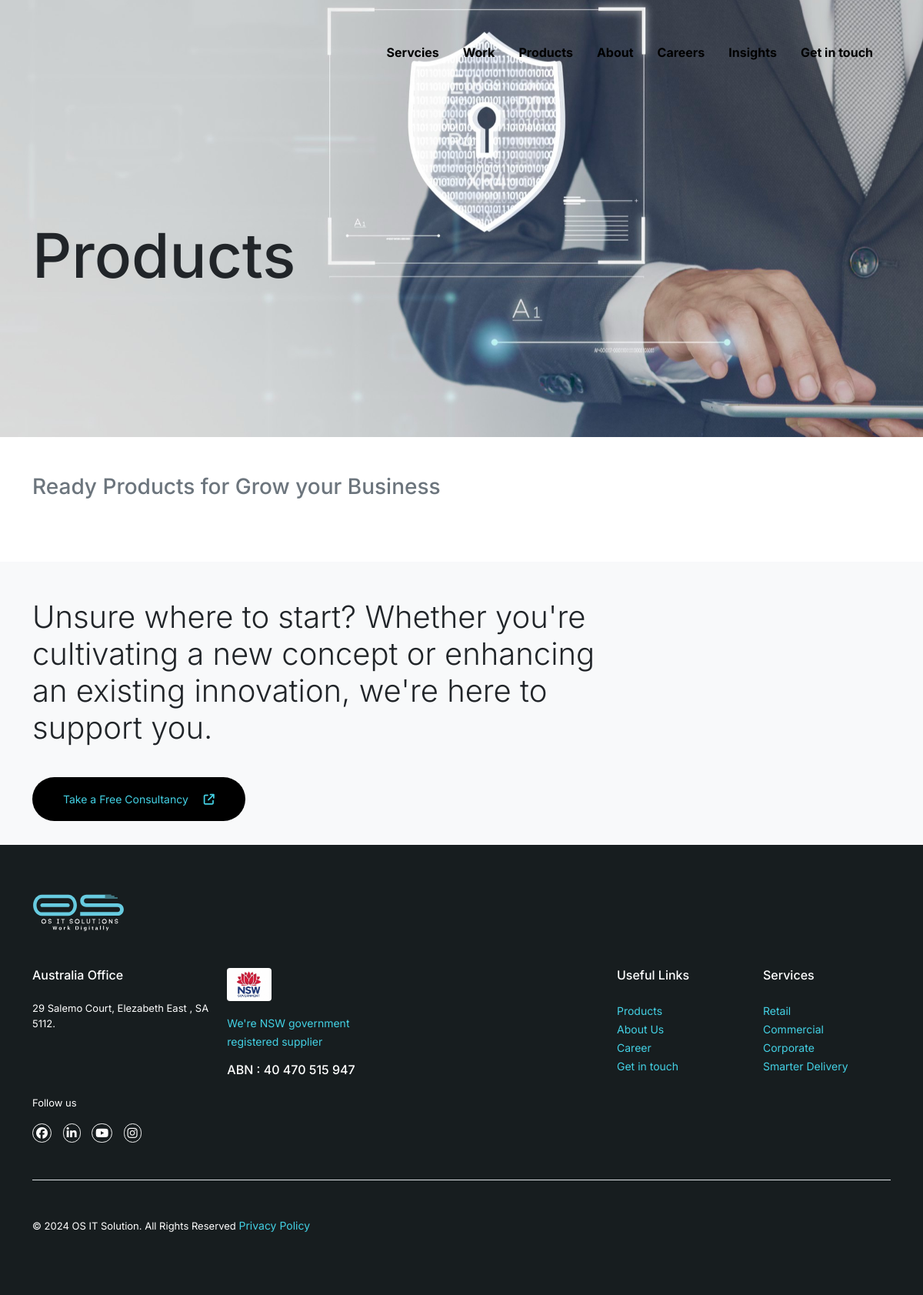
The page /product/ on the database as committed earlier.
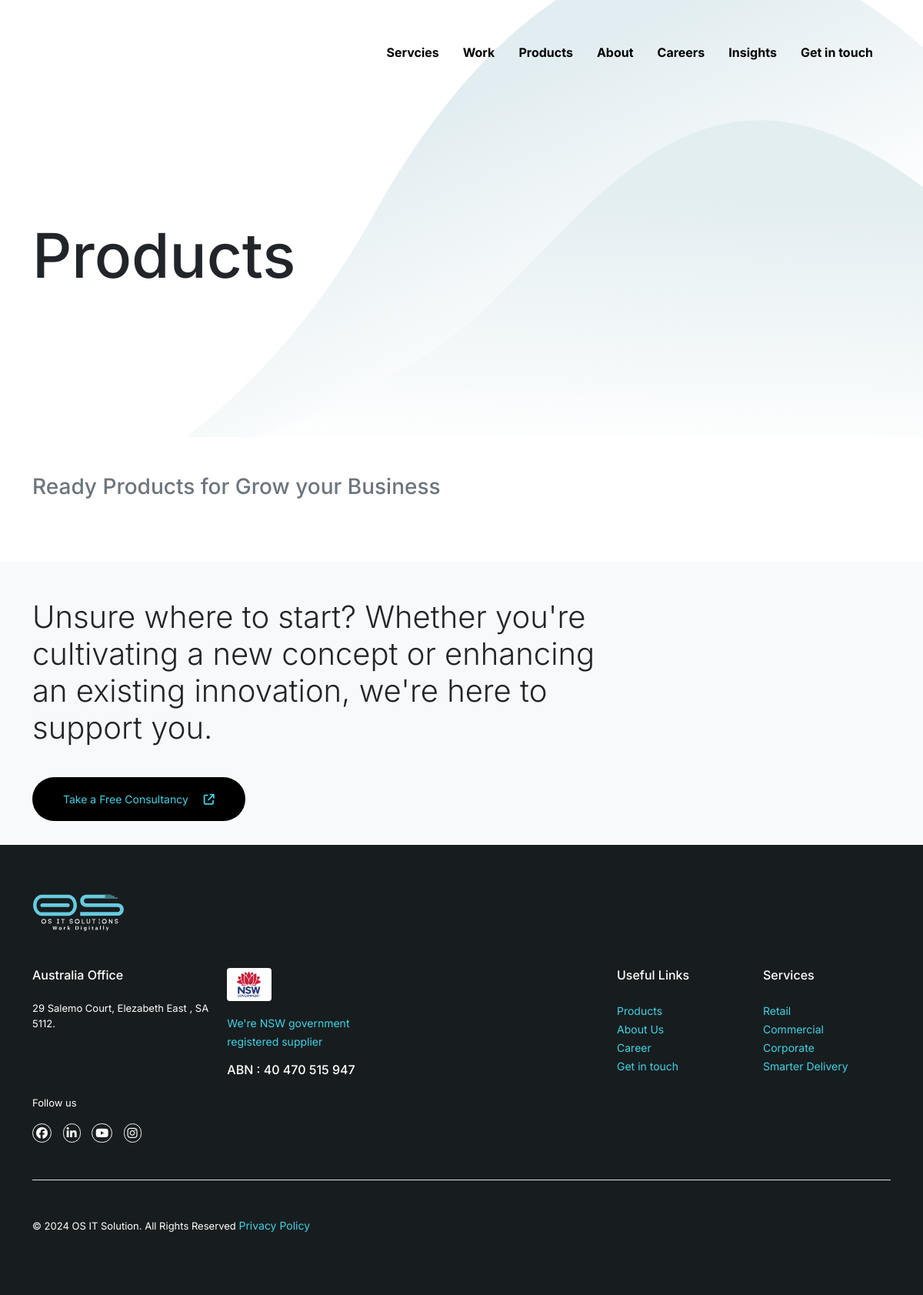
The same page on the database as committed later.
### Website_Settings/models.py (models this page shows, shortened)
class Background(models.Model):
    name = models.CharField(max_length=30)
    about_Page_Banner = models.FileField(upload_to='background/')
    error_Image = models.ImageField(upload_to='image/')

### Home_Page/views.py (the view)
# urls.py: path('product/', views.ProductView.as_view(), name="product"),
class ProductView(TemplateView):
    template_name = "products.html"
    def get_context_data(self, **kwargs):
        context = super().get_context_data(**kwargs)
        context['products'] = Product.objects.all()
        return context

### Website_Settings/custom_context.py (called while the page is built)
def common_context(request):
    settings = Setting.objects.first()
    return {
        'settings': settings
    }

def image(request):
    backgrounds = Background.objects.last()
    return {
        'backgrounds': backgrounds
    }

### templates/products.html (shortened to what this page needs)
{% extends "base.html" %}
{% load static %}
{% block content %}
    <main class="flex-shrink-0">
        <header id="about-page-header" style="  background: rgba(51, 51, 51, 0.1) url({{backgrounds.about_Page_Banner.url}}); background-color: #ffffffff;background-repeat: no-repeat; background-size: cover; background-position: center center;max-width: 100%;">
            {% include 'navbar-2.html' %}
            <section class="container mt-4 pb-3">
                <br> <br><br>
                <h1 class="display-1">Products</h1>
                <br> <br><br>
            </section>
        </header>
        <section>
            <div class="container mt-5 mb-5">
                <h3 class="text-secondary mb-lg-5 mb-3">Ready Products for Grow your Business</h3>
            </div>
        </section>
        {% include 'free-consultency.html' %}
    </main>
{% include 'footer.html' %}
{% endblock content %}

Rows that differ between the two databases and show on the page:
changed Background: about_Page_Banner: a different picture
